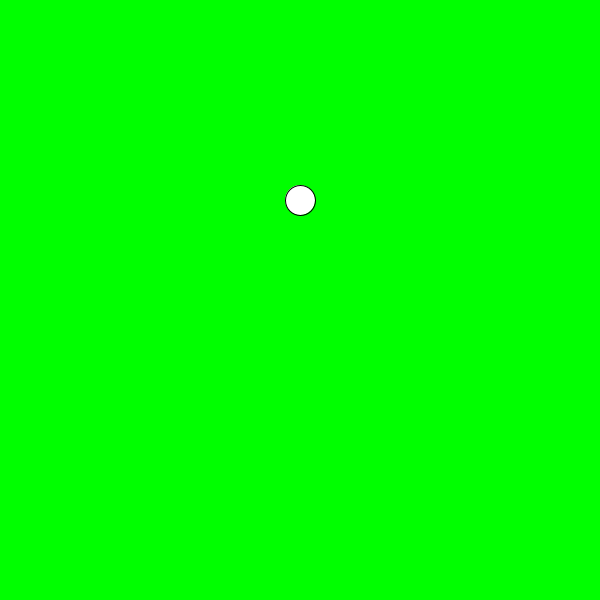
Frame 1 (no input)
Frame 60 (the mouse pressed at the canvas centre just before this capture): identical to frame 1, image omitted
Frame 120 (the mouse held since frame 60 and released just before this capture): identical to frame 1, image omitted

The Processing sketch that drew this single still picture (run headless with seeded random() and noise(); from frame 60 on, the mouse is pressed at the canvas centre):

// Processing sketch: slippery_dot
// ── slippery_dot.pde
/*** When you are done, this program will draw an ellipse 
     that jumps to new location each time you click on it.
***/
 
 // 1. Create three integer variables to represent the x, y, and the size of the ellipse
       int x =300;
       int y =200;
       int size =30;
    void setup() {
      // 2. Set the size of your sketch
    size(600, 600);
    }
    
    void draw() {
    
      // 3. Set the background color of your sketch
      background(0, 255, 0);
      // 4. Draw an ellipse using the variables created at the top of the sketch for the location and size of your ellipse. 
      //    Make sure it fits in the window. Change the variables if it does not.
    ellipse(x, y, size, size);
    
    }
    
    /******** This method gets called automatically when you press the mouse ************/
    void mousePressed() {
      //5. Create an integer variable called distance
      int distance =getDistanceFromMouse(x, y);
      //6. The getDistanceFromMouse() method below returns a number.
      //   Set the value of your distance variable to the value returned by the getDistance method
      //   You will need to pass the x and y location of your ellipse to this method.
        
          
      //7.  Use an if statement to check if your distance variable is < the radius of the ellipse
      //    If it is, make a new x AND y for the ellipse, for a new random location on the window
      //    Hint: Use code like this      x = (int) random(width);
       if(distance <15){
        x =(int) random(width);
       }
      
    }
    
    /********  This method gives you the number of pixels between the mouse and the x,y point ***********/
    int getDistanceFromMouse(int x, int y) {
      return (int)Math.sqrt(Math.pow((mouseX-x),2) + Math.pow((mouseY-y),2));
    }
